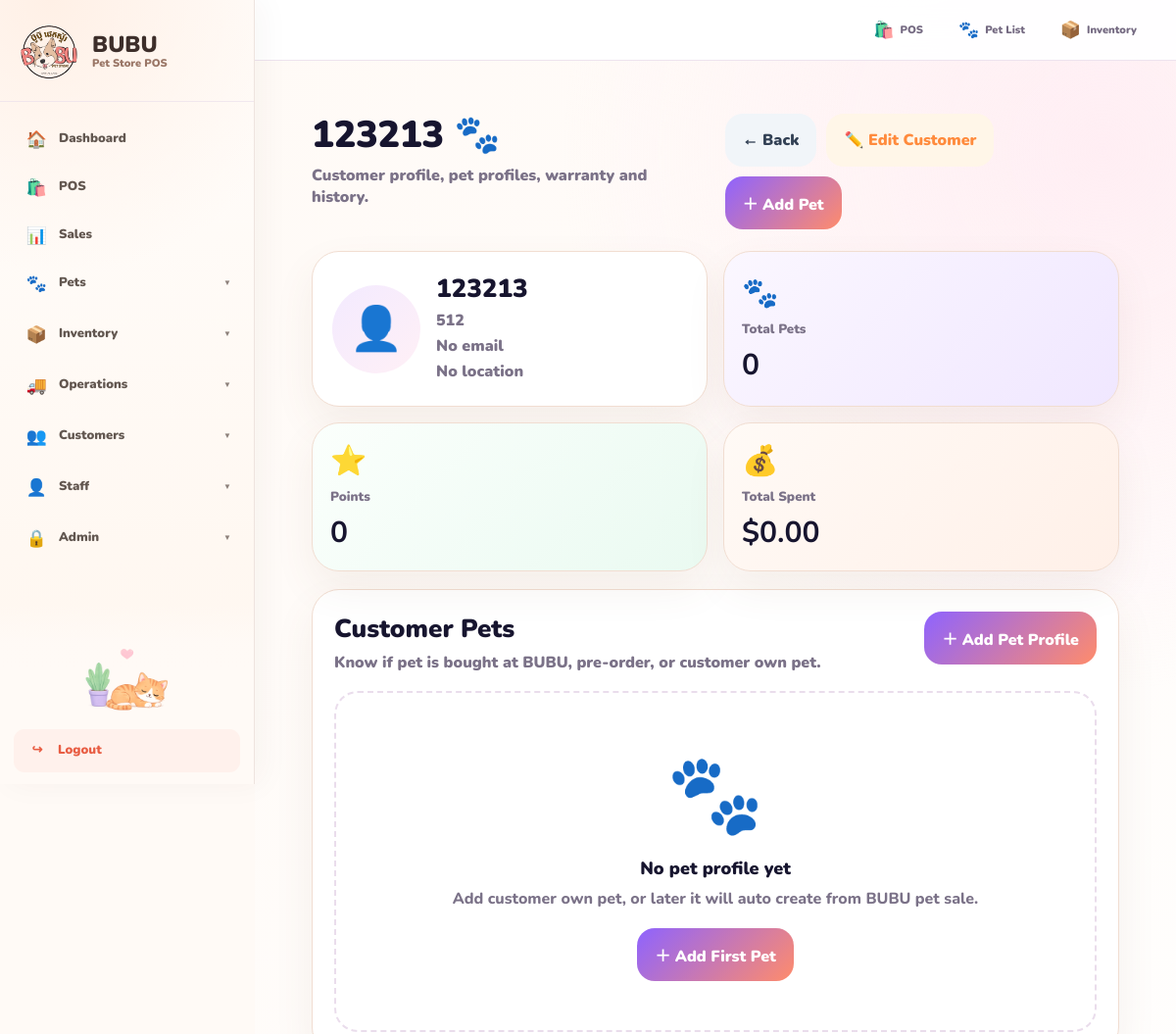
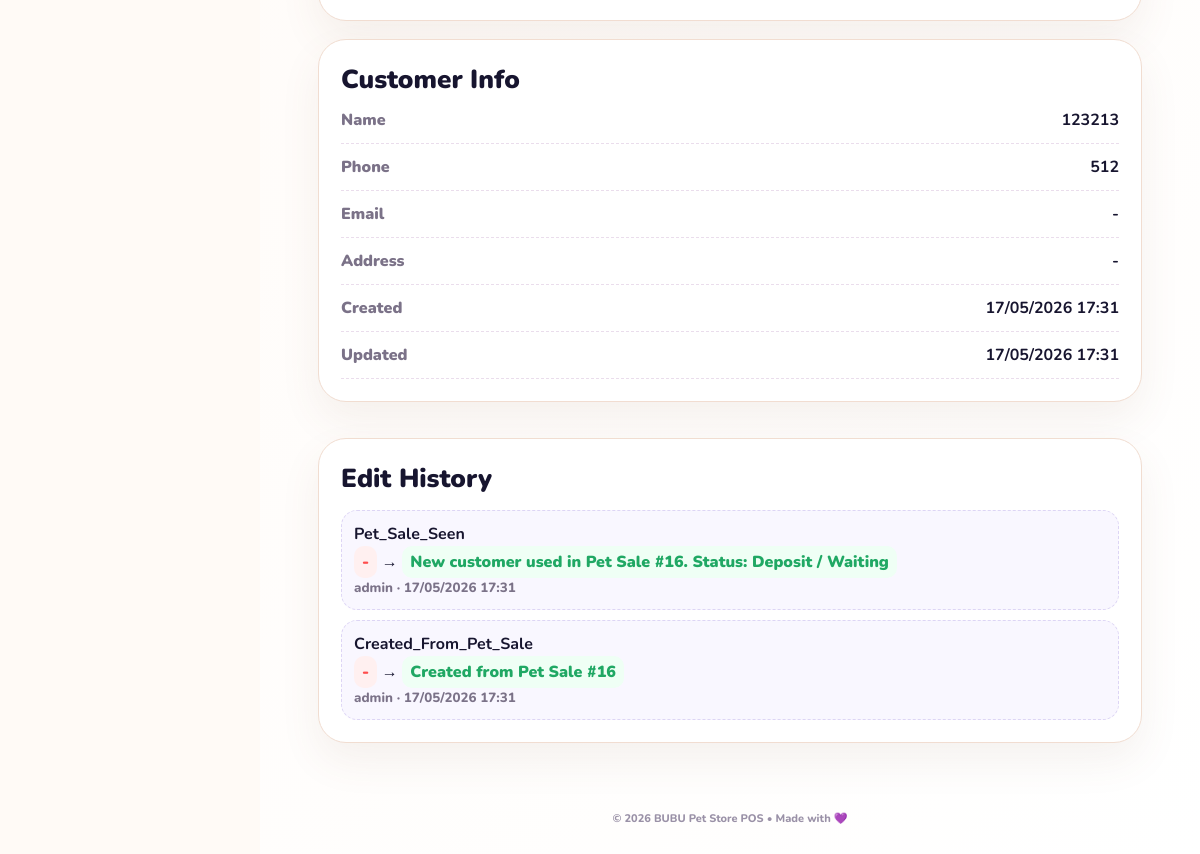
Before: /customers/5/ (signed in) with the older database file (2 pictures, top to bottom).
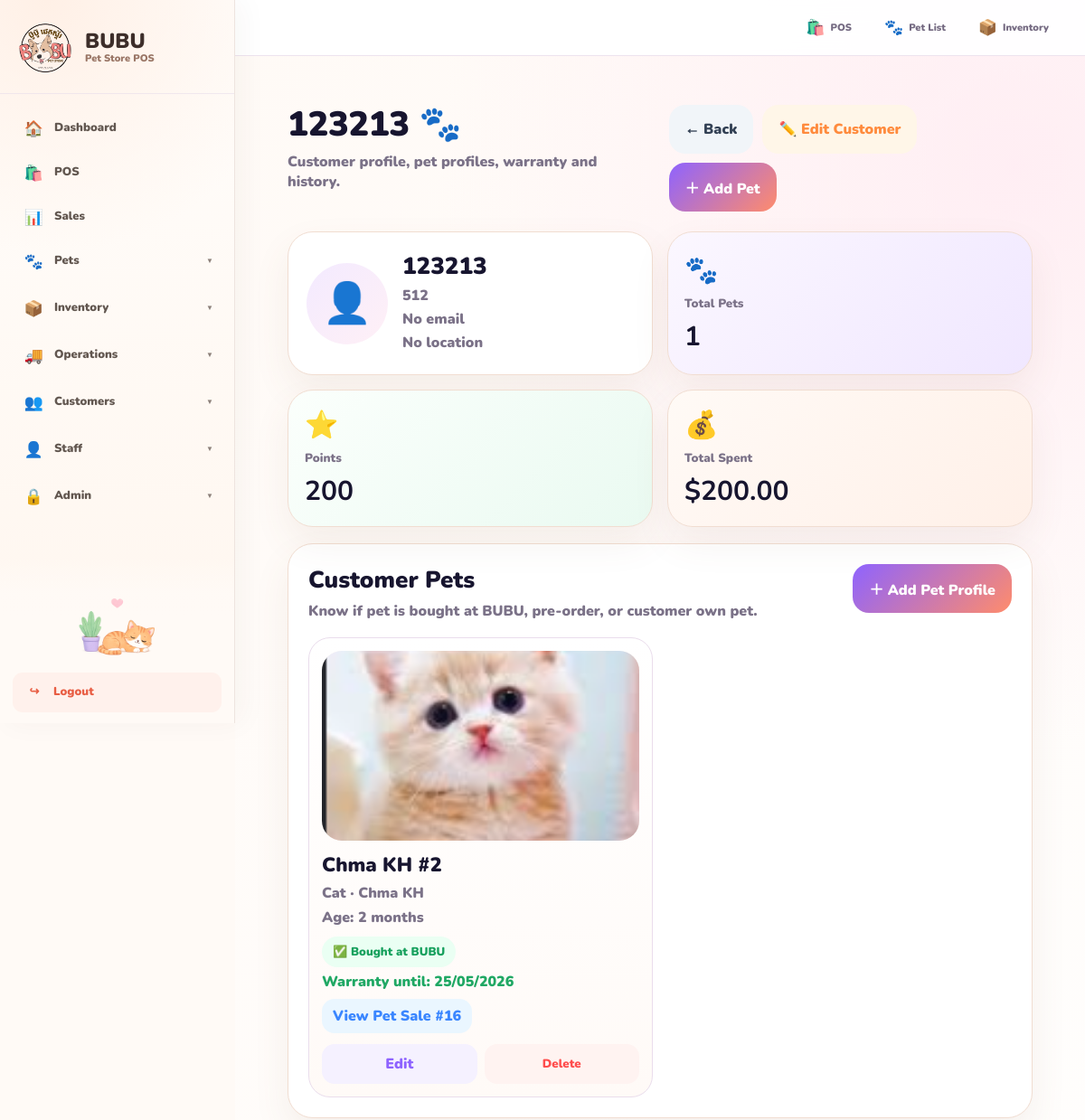
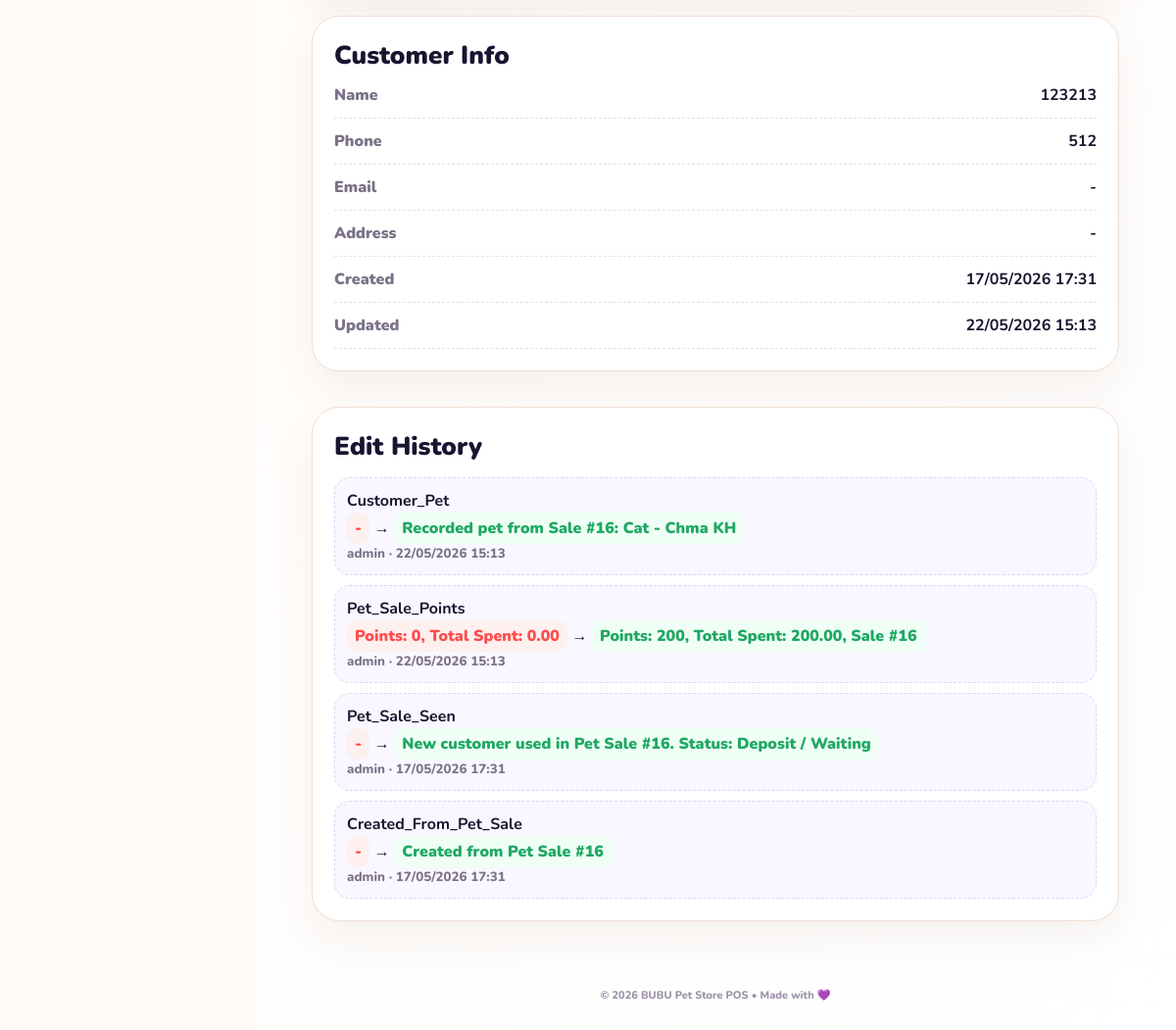
After: the same page with the newer database file (2 pictures, top to bottom).
### customers/models.py (models this page shows, shortened)
class Customer(models.Model):
    name = models.CharField(max_length=120)
    phone = models.CharField(max_length=30, blank=True)
    email = models.EmailField(blank=True)
    address = models.TextField(blank=True)
    pet_name = models.CharField(max_length=100, blank=True)
    pet_type = models.CharField(max_length=100, blank=True)
    points = models.IntegerField(default=0)
    total_spent = models.DecimalField(max_digits=12, decimal_places=2, default=0)
    created_at = models.DateTimeField(auto_now_add=True)
    updated_at = models.DateTimeField(auto_now=True)
    created_by = models.ForeignKey(
        User,
        on_delete=models.SET_NULL,
        null=True,
        blank=True,
        related_name="created_customers",
    )
    updated_by = models.ForeignKey(
        User,
        on_delete=models.SET_NULL,
        null=True,
        blank=True,
        related_name="updated_customers",
    )

class CustomerHistory(models.Model):
    customer = models.ForeignKey(
        Customer,
        on_delete=models.CASCADE,
        related_name="histories",
    )
    field_name = models.CharField(max_length=50)
    old_value = models.TextField(blank=True)
    new_value = models.TextField(blank=True)
    changed_by = models.ForeignKey(
        User,
        on_delete=models.SET_NULL,
        null=True,
        blank=True,
    )
    changed_at = models.DateTimeField(auto_now_add=True)

class CustomerPet(models.Model):
    SOURCE_CHOICES = [
        ("bubu_sale", "Bought at BUBU"),
        ("bubu_preorder", "BUBU Pre-order"),
        ("customer_own", "Customer Own Pet"),
    ]
    PET_TYPE_CHOICES = [
        ("dog", "Dog"),
        ("cat", "Cat"),
        ("other", "Other"),
    ]
    customer = models.ForeignKey(
        Customer,
        on_delete=models.CASCADE,
        related_name="pets",
    )
    photo = models.ImageField(
        upload_to="customer_pets/",
        blank=True,
        null=True,
    )
    pet_name = models.CharField(max_length=120, blank=True)
    pet_type = models.CharField(max_length=20, choices=PET_TYPE_CHOICES, default="dog")
    breed = models.CharField(max_length=120, blank=True)
    gender = models.CharField(max_length=30, blank=True)
    color = models.CharField(max_length=80, blank=True)
    birth_date = models.DateField(null=True, blank=True)
    age_text = models.CharField(max_length=80, blank=True)
    source = models.CharField(
        max_length=30,
        choices=SOURCE_CHOICES,
        default="customer_own",
    )
    bought_date = models.DateField(null=True, blank=True)
    pet_sale = models.ForeignKey(
        "pets.PetSale",
        on_delete=models.SET_NULL,
        null=True,
        blank=True,
        related_name="customer_pet_profiles",
    )
    warranty_start_date = models.DateField(null=True, blank=True)
    warranty_expire_date = models.DateField(null=True, blank=True)
    note = models.TextField(blank=True)
    created_by = models.ForeignKey(
        User,
        on_delete=models.SET_NULL,
        null=True,
        blank=True,
        related_name="created_customer_pets",
    )
    created_at = models.DateTimeField(auto_now_add=True)
    updated_at = models.DateTimeField(auto_now=True)

### pets/models.py (models this page shows, shortened)
class PetSale(models.Model):
    SALE_KIND_CHOICES = [
        ("in_stock", "In-stock Pet Sale"),
        ("preorder", "Pre-order Pet"),
    ]
    STATUS_CHOICES = [
        ("deposit", "Deposit / Waiting"),
        ("arrived", "Arrived"),
        ("completed", "Completed"),
        ("cancelled", "Customer Cancelled"),
        ("refunded", "Refunded"),
    ]
    PET_TYPE_CHOICES = [
        ("dog", "Dog"),
        ("cat", "Cat"),
        ("other", "Other"),
    ]
    sale_kind = models.CharField(
        max_length=30,
        choices=SALE_KIND_CHOICES,
        default="in_stock",
    )
    pet = models.ForeignKey(
        Pet,
        on_delete=models.PROTECT,
        related_name="sales",
        null=True,
        blank=True,
    )
    preorder_pet_type = models.CharField(
        max_length=20,
        choices=PET_TYPE_CHOICES,
        default="dog",
        blank=True,
    )
    preorder_breed = models.CharField(max_length=120, blank=True)
    preorder_gender = models.CharField(max_length=30, blank=True)
    preorder_color = models.CharField(max_length=80, blank=True)
    preorder_special_type = models.CharField(max_length=120, blank=True)
    deadline = models.DateField(null=True, blank=True)
    customer_name = models.CharField(max_length=120)
    phone = models.CharField(max_length=30, blank=True)
    address = models.TextField(blank=True)
    sale_price = models.DecimalField(max_digits=10, decimal_places=2, default=0)
    discount_amount = models.DecimalField(max_digits=10, decimal_places=2, default=0)
    deposit_amount = models.DecimalField(max_digits=10, decimal_places=2, default=0)
    paid_amount = models.DecimalField(max_digits=10, decimal_places=2, default=0)
    remaining_amount = models.DecimalField(max_digits=10, decimal_places=2, default=0)
    warranty_days = models.PositiveIntegerField(default=3)
    warranty_start_date = models.DateField(null=True, blank=True)
    warranty_expire_date = models.DateField(null=True, blank=True)
    sale_photo = models.ImageField(upload_to="pet_sales/", blank=True, null=True)
    status = models.CharField(max_length=30, choices=STATUS_CHOICES, default="deposit")
    note = models.TextField(blank=True)
    cancel_reason = models.TextField(blank=True)
    refund_reason = models.TextField(blank=True)
    created_by = models.ForeignKey(
        User,
        on_delete=models.SET_NULL,
        null=True,
        blank=True,
        related_name="created_pet_sales",
    )
    seller = models.ForeignKey(
        User,
        on_delete=models.SET_NULL,
        null=True,
        blank=True,
        related_name="pet_sales_as_seller",
        help_text="Real seller/staff who sold this pet.",
    )
    completed_at = models.DateTimeField(null=True, blank=True)
    created_at = models.DateTimeField(auto_now_add=True)

### customers/views.py (the view)
# urls.py: path("<int:pk>/", views.customer_detail, name="customer_detail"),
@login_required
def customer_detail(request, pk):
    customer = get_object_or_404(
        Customer.objects.prefetch_related(
            "pets",
            "histories",
        ),
        pk=pk,
    )
    customer_pets = customer.pets.all().order_by("-created_at")
    histories = customer.histories.all().order_by("-changed_at")
    return render(request, "customers/customer_detail.html", {
        "customer": customer,
        "customer_pets": customer_pets,
        "histories": histories,
    })

### templates/customers/customer_detail.html (shortened to what the changed rows need)
{% extends "base.html" %}
{% load static %}
{% block content %}
<div class="customer-detail-page">
    <div class="detail-hero">
        <div>
            <h1>{{ customer.name }} 🐾</h1>
            <p>Customer profile, pet profiles, warranty and history.</p>
        </div>
    </div>
    <div class="top-grid">
        <div class="profile-card">
            <div>
                <h2>{{ customer.name }}</h2>
                <p>{{ customer.phone|default:"No phone" }}</p>
                <p>{{ customer.email|default:"No email" }}</p>
                <p>{{ customer.address|default:"No location" }}</p>
            </div>
        </div>
        <div class="stat-card purple">
            <span>🐾</span>
            <small>Total Pets</small>
            <strong>{{ customer_pets.count }}</strong>
        </div>
        <div class="stat-card green">
            <span>⭐</span>
            <small>Points</small>
            <strong>{{ customer.points|default:0 }}</strong>
        </div>
        <div class="stat-card orange">
            <span>💰</span>
            <small>Total Spent</small>
            <strong>${{ customer.total_spent|default:"0.00" }}</strong>
        </div>
    </div>
    <div class="section-card">
        <div class="section-head">
            <div>
                <h2>Customer Pets</h2>
            </div>
        </div>
        <div class="pet-grid">
            {% for pet in customer_pets %}
                <div class="pet-card">
                    <div class="pet-photo">
                        {% if pet.photo %}
                            <img src="{{ pet.photo.url }}" alt="{{ pet.pet_name }}">
                        {% endif %}
                    </div>
                    <div class="pet-info">
                        <h3>{{ pet.pet_name|default:"No Name Yet" }}</h3>
                        <div class="pet-meta">
                            {{ pet.get_pet_type_display }}
                            {% if pet.breed %} · {{ pet.breed }}{% endif %}
                        </div>
                        {% if pet.age_text %}
                            <div class="pet-line">Age: {{ pet.age_text }}</div>
                        {% endif %}
                        <div class="source-badge source-{{ pet.source }}">
                            {% if pet.source == "bubu_sale" %}
                                ✅ Bought at BUBU
                            {% elif pet.source == "bubu_preorder" %}
                                📝 BUBU Pre-order
                            {% else %}
                                🐾 Customer Own Pet
                            {% endif %}
                        </div>
                        {% if pet.warranty_expire_date %}
                            <div class="warranty-line">
                                Warranty until: {{ pet.warranty_expire_date|date:"d/m/Y" }}
                            </div>
                        {% endif %}
                        {% if pet.pet_sale %}
                            <a href="{% url 'pet_sale_detail' pet.pet_sale.id %}" class="invoice-link">
                                View Pet Sale #{{ pet.pet_sale.id }}
                            </a>
                        {% endif %}
                    </div>
                    <div class="pet-actions">
                        <a href="{% url 'customer_pet_update' pet.id %}" class="pet-edit">Edit</a>
                        <form method="post" action="{% url 'customer_pet_delete' pet.id %}" onsubmit="return confirm('Delete this pet profile?');">
                            <button type="submit" class="pet-delete">Delete</button>
                        </form>
                    </div>
                </div>
            {% empty %}
                <div class="empty-box">
                    <div>🐾</div>
                    <h3>No pet profile yet</h3>
                    <p>Add customer own pet, or later it will auto create from BUBU pet sale.</p>
                    <a href="{% url 'customer_pet_create' customer.id %}" class="add-btn">＋ Add First Pet</a>
                </div>
            {% endfor %}
        </div>
    </div>
    <div class="bottom-grid">
        <div class="section-card">
            <h2>Customer Info</h2>
            <div class="info-row"><span>Name</span><strong>{{ customer.name }}</strong></div>
            <div class="info-row"><span>Phone</span><strong>{{ customer.phone|default:"-" }}</strong></div>
            <div class="info-row"><span>Email</span><strong>{{ customer.email|default:"-" }}</strong></div>
            <div class="info-row"><span>Address</span><strong>{{ customer.address|default:"-" }}</strong></div>
            <div class="info-row"><span>Created</span><strong>{{ customer.created_at|date:"d/m/Y H:i" }}</strong></div>
            <div class="info-row"><span>Updated</span><strong>{{ customer.updated_at|date:"d/m/Y H:i" }}</strong></div>
        </div>
        <div class="section-card">
            <h2>Edit History</h2>
            <div class="history-list">
                {% for h in histories %}
                    <div class="history-item">
                        <strong>{{ h.field_name|title }}</strong>
                        <div>
                            <span class="old">{{ h.old_value|default:"-" }}</span>
                            →
                            <span class="new">{{ h.new_value|default:"-" }}</span>
                        </div>
                        <small>{{ h.changed_by|default:"-" }} · {{ h.changed_at|date:"d/m/Y H:i" }}</small>
                    </div>
                {% empty %}
                    <div class="empty-history">No edit history yet.</div>
                {% endfor %}
            </div>
        </div>
    </div>
</div>
{% endblock %}

Changed rows visible on the page:
changed Customer "No email": points "0" → "200"; total_spent "0.00" → "200.00"; updated_at "17/05/2026 17:31" → "22/05/2026 15:13"
added CustomerPet: photo (picture), pet_name "Chma KH #2", pet_type "Cat", breed "Chma KH", age_text "2 months", source "✅ Bought at BUBU", warranty_expire_date "25/05/2026", pet_sale.id "16"
added CustomerHistory: field_name "Customer_Pet", old_value "-", new_value "Recorded pet from Sale #16: Cat - Chma KH", changed_by "admin", changed_at "22/05/2026 15:13"
added CustomerHistory: field_name "Pet_Sale_Points", old_value "Points: 0, Total Spent: 0.00", new_value "Points: 200, Total Spent: 200.00, Sale #16", changed_by "admin", changed_at "22/05/2026 15:13"
Other visible differences:
{{ customer_pets.count }}: "0" → "1"
text no longer shown: "🐾 No pet profile yet Add customer own pet, or later it will auto create from BUBU pet sale. ＋ Add First Pet"
